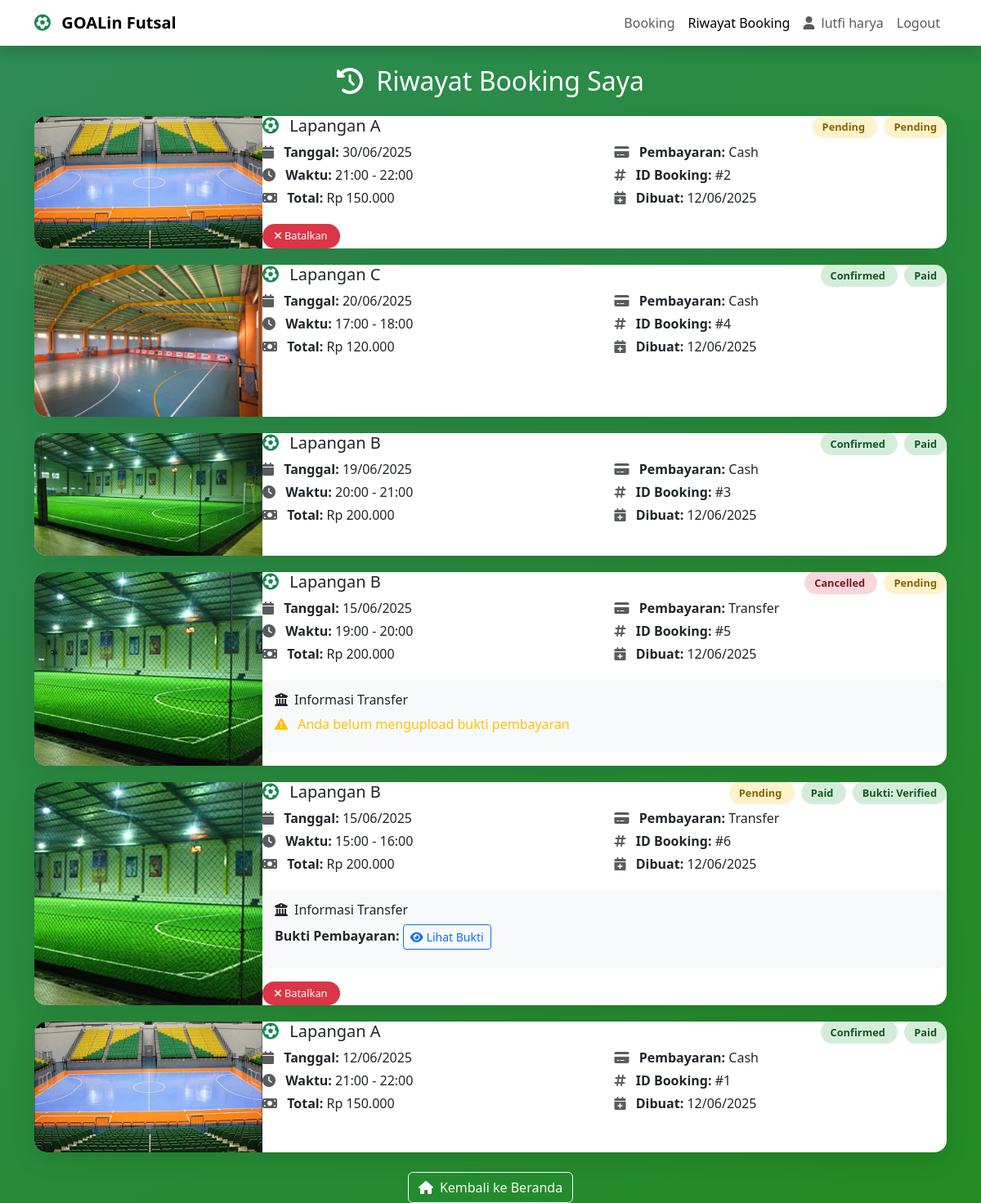
The app's page /my-bookings.php (signed in) with its own data.
### tables this page shows
CREATE TABLE `bookings` (
  `id` int NOT NULL AUTO_INCREMENT,
  `user_id` int NOT NULL,
  `field_id` int NOT NULL,
  `booking_date` date NOT NULL,
  `time_slot_id` int NOT NULL,
  `total_price` decimal(10,2) NOT NULL,
  `status` enum('pending','confirmed','cancelled','completed') DEFAULT 'pending',
  `payment_status` enum('pending','paid','refunded') DEFAULT 'pending',
  `payment_method` varchar(50) DEFAULT NULL,
  `notes` text,
  `admin_notes` text,
  `created_at` timestamp NULL DEFAULT CURRENT_TIMESTAMP,
  `updated_at` timestamp NULL DEFAULT CURRENT_TIMESTAMP ON UPDATE CURRENT_TIMESTAMP,
  `bank_account` varchar(100) DEFAULT NULL,
  PRIMARY KEY (`id`),
  UNIQUE KEY `unique_booking` (`field_id`,`booking_date`,`time_slot_id`),
  KEY `user_id` (`user_id`),
  KEY `time_slot_id` (`time_slot_id`),
  CONSTRAINT `bookings_ibfk_1` FOREIGN KEY (`user_id`) REFERENCES `users` (`id`),
  CONSTRAINT `bookings_ibfk_2` FOREIGN KEY (`field_id`) REFERENCES `fields` (`id`),
  CONSTRAINT `bookings_ibfk_3` FOREIGN KEY (`time_slot_id`) REFERENCES `time_slots` (`id`)
);

CREATE TABLE `fields` (
  `id` int NOT NULL AUTO_INCREMENT,
  `name` varchar(100) NOT NULL,
  `description` text,
  `price_per_hour` decimal(10,2) NOT NULL,
  `image_path` varchar(255) DEFAULT NULL,
  `status` enum('active','maintenance') DEFAULT 'active',
  `created_at` timestamp NULL DEFAULT CURRENT_TIMESTAMP,
  `updated_at` timestamp NULL DEFAULT CURRENT_TIMESTAMP ON UPDATE CURRENT_TIMESTAMP,
  PRIMARY KEY (`id`)
);

CREATE TABLE `time_slots` (
  `id` int NOT NULL AUTO_INCREMENT,
  `start_time` time NOT NULL,
  `end_time` time NOT NULL,
  `created_at` timestamp NULL DEFAULT CURRENT_TIMESTAMP,
  PRIMARY KEY (`id`)
);

CREATE TABLE `payment_proofs` (
  `id` int NOT NULL AUTO_INCREMENT,
  `booking_id` int NOT NULL,
  `file_path` varchar(255) NOT NULL,
  `upload_date` timestamp NULL DEFAULT CURRENT_TIMESTAMP,
  `status` enum('pending','verified','rejected') DEFAULT 'pending',
  `admin_notes` text,
  `verified_by` int DEFAULT NULL,
  `verified_at` timestamp NULL DEFAULT NULL,
  PRIMARY KEY (`id`),
  KEY `booking_id` (`booking_id`),
  KEY `verified_by` (`verified_by`),
  CONSTRAINT `payment_proofs_ibfk_1` FOREIGN KEY (`booking_id`) REFERENCES `bookings` (`id`) ON DELETE CASCADE,
  CONSTRAINT `payment_proofs_ibfk_2` FOREIGN KEY (`verified_by`) REFERENCES `users` (`id`) ON DELETE SET NULL
);

### config/config.php (called while the page is built, shortened)
<?php
function isUser() {
    return isset($_SESSION['role']) && $_SESSION['role'] === 'user';
}
function formatCurrency($amount) {
    return 'Rp ' . number_format($amount, 0, ',', '.');
}
function formatDate($date) {
    return date('d/m/Y', strtotime($date));
}
function formatTime($time) {
    return date('H:i', strtotime($time));
}
?>

### my-bookings.php (the view, shortened to what this page needs)
<?php
require_once 'config/config.php';
$database = new Database();
$db = $database->getConnection();
$query = "
    SELECT b.*, f.name as field_name, f.image_path,
           ts.start_time, ts.end_time,
           pp.id as proof_id, pp.file_path as proof_path, pp.status as proof_status
    FROM bookings b
    JOIN fields f ON b.field_id = f.id
    JOIN time_slots ts ON b.time_slot_id = ts.id
    LEFT JOIN payment_proofs pp ON b.id = pp.booking_id
    WHERE b.user_id = ?
    ORDER BY b.booking_date DESC, ts.start_time DESC
";
$stmt = $db->prepare($query);
$stmt->execute([$_SESSION['user_id']]);
$bookings = $stmt->fetchAll(PDO::FETCH_ASSOC);
?>
<!DOCTYPE html>
<html lang="id">
<head>
    <link href="https://cdn.jsdelivr.net/npm/bootstrap@5.3.0/dist/css/bootstrap.min.css" rel="stylesheet">
    <link href="https://cdnjs.cloudflare.com/ajax/libs/font-awesome/6.0.0/css/all.min.css" rel="stylesheet">
</head>
<body>
    <nav class="navbar navbar-expand-lg navbar-light bg-white fixed-top shadow">
        <div class="container">
            <a class="navbar-brand fw-bold" href="index.php">
                <i class="fas fa-futbol text-success me-2"></i>
                <?php echo SITE_NAME; ?>
            </a>
            <div class="navbar-nav ms-auto">
                <?php if (isUser()): ?>
                        <li class="nav-item">
                            <a class="nav-link" href="booking.php">Booking</a>
                        </li>
                        <li class="nav-item">
                            <a class="nav-link active" href="my-bookings.php">Riwayat Booking</a>
                        </li>
                    <?php endif; ?>
                <a class="nav-link" href="profile.php">
                    <i class="fas fa-user me-1"></i>
                    <?php echo htmlspecialchars($_SESSION['full_name']); ?>
                </a>
                <a class="nav-link" href="logout.php">Logout</a>
            </div>
        </div>
    </nav>
    <div class="container">
        <div class="row">
            <div class="col-12">
                <div class="text-center mb-4">
                    <h2 class="text-white">
                        <i class="fas fa-history me-2"></i>
                        Riwayat Booking Saya
                    </h2>
                </div>
                <?php if (empty($bookings)): ?>
                    <div class="text-center">
                        <div class="bg-white rounded-3 p-5">
                            <i class="fas fa-calendar-times fa-4x text-muted mb-3"></i>
                            <h4>Belum Ada Booking</h4>
                            <p class="text-muted">Anda belum memiliki riwayat booking lapangan.</p>
                            <a href="booking.php" class="btn btn-primary">
                                <i class="fas fa-calendar-plus me-2"></i>Booking Sekarang
                            </a>
                        </div>
                    </div>
                <?php else: ?>
                    <?php foreach ($bookings as $booking): ?>
                        <div class="booking-card">
                            <div class="row g-0">
                                <div class="col-md-3">
                                    <img src="<?php echo $booking['image_path'] ?: '/placeholder.svg?height=200&width=300'; ?>"
                                         class="img-fluid h-100 w-100" style="object-fit: cover;"
                                         alt="<?php echo htmlspecialchars($booking['field_name']); ?>">
                                </div>
                                <div class="col-md-9">
                                    <div class="card-body">
                                        <div class="d-flex justify-content-between align-items-start mb-2">
                                            <h5 class="card-title mb-0">
                                                <i class="fas fa-futbol text-success me-2"></i>
                                                <?php echo htmlspecialchars($booking['field_name']); ?>
                                            </h5>
                                            <div>
                                                <span class="status-badge status-<?php echo $booking['status']; ?>">
                                                    <?php echo ucfirst($booking['status']); ?>
                                                </span>
                                                <span class="payment-badge payment-<?php echo $booking['payment_status']; ?> ms-2">
                                                    <?php echo ucfirst($booking['payment_status']); ?>
                                                </span>
                                                <?php if ($booking['payment_method'] == 'transfer' && isset($booking['proof_status'])): ?>
                                                    <span class="proof-badge proof-<?php echo $booking['proof_status']; ?> ms-2">
                                                        Bukti: <?php echo ucfirst($booking['proof_status'] ?: 'Belum Upload'); ?>
                                                    </span>
                                                <?php endif; ?>
                                            </div>
                                        </div>
                                        <div class="row">
                                            <div class="col-md-6">
                                                <p class="card-text mb-1">
                                                    <i class="fas fa-calendar text-muted me-2"></i>
                                                    <strong>Tanggal:</strong> <?php echo formatDate($booking['booking_date']); ?>
                                                </p>
                                                <p class="card-text mb-1">
                                                    <i class="fas fa-clock text-muted me-2"></i>
                                                    <strong>Waktu:</strong> <?php echo formatTime($booking['start_time']) . ' - ' . formatTime($booking['end_time']); ?>
                                                </p>
                                                <p class="card-text mb-1">
                                                    <i class="fas fa-money-bill text-muted me-2"></i>
                                                    <strong>Total:</strong> <?php echo formatCurrency($booking['total_price']); ?>
                                                </p>
                                            </div>
                                            <div class="col-md-6">
                                                <p class="card-text mb-1">
                                                    <i class="fas fa-credit-card text-muted me-2"></i>
                                                    <strong>Pembayaran:</strong> <?php echo ucfirst(str_replace('_', ' ', $booking['payment_method'])); ?>
                                                </p>
                                                <p class="card-text mb-1">
                                                    <i class="fas fa-hashtag text-muted me-2"></i>
                                                    <strong>ID Booking:</strong> #<?php echo $booking['id']; ?>
                                                </p>
                                                <p class="card-text mb-1">
                                                    <i class="fas fa-calendar-plus text-muted me-2"></i>
                                                    <strong>Dibuat:</strong> <?php echo formatDate($booking['created_at']); ?>
                                                </p>
                                            </div>
                                        </div>
                                        <?php if ($booking['payment_method'] == 'transfer'): ?>
                                            <div class="payment-info mt-3">
                                                <h6><i class="fas fa-university me-2"></i>Informasi Transfer</h6>
                                                <?php if ($booking['proof_path']): ?>
                                                    <p class="mb-2">
                                                        <strong>Bukti Pembayaran:</strong>
                                                        <a href="<?php echo htmlspecialchars($booking['proof_path']); ?>" target="_blank" class="btn btn-sm btn-outline-primary">
                                                            <i class="fas fa-eye me-1"></i>Lihat Bukti
                                                        </a>
                                                    </p>
                                                <?php else: ?>
                                                    <p class="text-warning mb-2">
                                                        <i class="fas fa-exclamation-triangle me-2"></i>
                                                        Anda belum mengupload bukti pembayaran
                                                    </p>
                                                <?php endif; ?>
                                            </div>
                                        <?php endif; ?>
                                        <div class="mt-3">
                                            <?php if ($booking['status'] == 'pending'): ?>
                                                <form method="POST" class="d-inline" onsubmit="return confirm('Apakah Anda yakin ingin membatalkan booking ini?')">
                                                    <button type="submit" name="cancel_booking" class="btn btn-cancel">
                                                        <i class="fas fa-times me-1"></i>Batalkan
                                                    </button>
                                                </form>
                                            <?php endif; ?>
                                        </div>
                                    </div>
                                </div>
                            </div>
                        </div>
                    <?php endforeach; ?>
                <?php endif; ?>
                <div class="text-center mt-4">
                    <a href="index.php" class="btn btn-outline-light">
                        <i class="fas fa-home me-2"></i>Kembali ke Beranda
                    </a>
                </div>
            </div>
        </div>
    </div>
</body>
</html>

### my-bookings.php (style rules this page uses)
body { background: linear-gradient(135deg, #2E8B57 0%, #228B22 100%); min-height: 100vh; padding-top: 80px; }
.booking-card { background: white; border-radius: 15px; box-shadow: 0 10px 30px rgba(0,0,0,0.1); margin-bottom: 20px; overflow: hidden; transition: transform 0.3s ease; }
.status-badge { padding: 5px 12px; border-radius: 20px; font-size: 0.8rem; font-weight: 600; }
.status-pending { background: #fff3cd; color: #856404; }
.status-confirmed { background: #d4edda; color: #155724; }
.status-cancelled { background: #f8d7da; color: #721c24; }
.payment-badge { padding: 5px 12px; border-radius: 20px; font-size: 0.8rem; font-weight: 600; }
.payment-pending { background: #fff3cd; color: #856404; }
.payment-paid { background: #d4edda; color: #155724; }
.proof-badge { padding: 5px 12px; border-radius: 20px; font-size: 0.8rem; font-weight: 600; }
.proof-verified { background: #d4edda; color: #155724; }
.btn-cancel { background: #dc3545; border: none; color: white; padding: 5px 15px; border-radius: 15px; font-size: 0.8rem; }
.payment-info { background-color: #f8f9fa; border-radius: 10px; padding: 15px; margin-top: 15px; }

### records on screen
bookings: field.image_path (picture), field.name "Lapangan A", status "Pending", payment_status "Pending", booking_date "30/06/2025", time_slot.start_time "21:00", time_slot.end_time "22:00", total_price "Rp 150.000", payment_method "Cash", id "2", created_at "12/06/2025"
bookings: field.image_path (picture), field.name "Lapangan C", status "Confirmed", payment_status "Paid", booking_date "20/06/2025", time_slot.start_time "17:00", time_slot.end_time "18:00", total_price "Rp 120.000", payment_method "Cash", id "4", created_at "12/06/2025"
bookings: field.image_path (picture), field.name "Lapangan B", status "Confirmed", payment_status "Paid", booking_date "19/06/2025", time_slot.start_time "20:00", time_slot.end_time "21:00", total_price "Rp 200.000", payment_method "Cash", id "3", created_at "12/06/2025"
bookings: field.image_path (picture), field.name "Lapangan B", status "Cancelled", payment_status "Pending", booking_date "15/06/2025", time_slot.start_time "19:00", time_slot.end_time "20:00", total_price "Rp 200.000", payment_method "Transfer", id "5", created_at "12/06/2025", shows "Informasi Transfer", shows "Anda belum mengupload bukti pembayaran"
bookings: field.image_path (picture), field.name "Lapangan B", status "Pending", payment_status "Paid", payment_proofs.status "Verified", booking_date "15/06/2025", time_slot.start_time "15:00", time_slot.end_time "16:00", total_price "Rp 200.000", payment_method "Transfer", id "6", created_at "12/06/2025"
bookings: field.image_path (picture), field.name "Lapangan A", status "Confirmed", payment_status "Paid", booking_date "12/06/2025", time_slot.start_time "21:00", time_slot.end_time "22:00", total_price "Rp 150.000", payment_method "Cash", id "1", created_at "12/06/2025"

### other values on screen
SITE_NAME "GOALin Futsal"
$_SESSION['full_name'] "lutfi harya"
